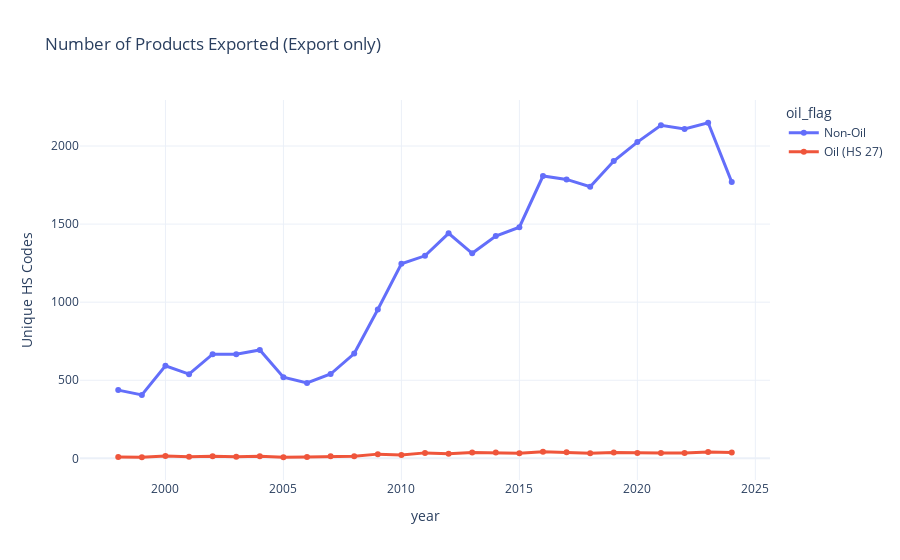

Source (notebook cell):
### Markdown cell above
## 13) Chart — Number of Exported Products (Export only)

### Code cell
exp_only = df[df["trade_type"]=="Export"]
counts = (exp_only[exp_only["value_omr"]>0]
          .groupby(["year","oil_flag"])["hs_code"].nunique()
          .reset_index())

fig4 = px.line(counts, x="year", y="hs_code", color="oil_flag",
               markers=True, title="Number of Products Exported (Export only)")
fig4.update_traces(line=dict(width=3))
fig4.update_layout(template="plotly_white", yaxis_title="Unique HS Codes")
fig4.show()

### Figure 1 — Plotly figure (JSON) as saved in the notebook; plotly's stock layout.template omitted (floating-point values rounded to 4 significant figures)
{"data": [{"hovertemplate": "oil_flag=Non‑Oil<br>year=%{x}<br>hs_code=%{y}<extra></extra>", "legendgroup": "Non‑Oil", "line": {"color": "#636efa", "dash": "solid", "width": 3}, "marker": {"symbol": "circle"}, "mode": "lines+markers", "name": "Non‑Oil", "orientation": "v", "showlegend": true, "type": "scatter", "x": [1998, 1999, 2000, 2001, 2002, 2003, 2004, 2005, 2006, 2007, 2008, 2009, 2010, 2011, 2012, 2013, 2014, 2015, 2016, 2017, 2018, 2019, 2020, 2021, 2022, 2023, 2024], "xaxis": "x", "y": [437, 406, 593, 539, 667, 667, 694, 520, 483, 540, 671, 953, 1246, 1297, 1441, 1313, 1424, 1480, 1808, 1786, 1739, 1904, 2025, 2133, 2109, 2149, 1769], "yaxis": "y"}, {"hovertemplate": "oil_flag=Oil (HS 27)<br>year=%{x}<br>hs_code=%{y}<extra></extra>", "legendgroup": "Oil (HS 27)", "line": {"color": "#EF553B", "dash": "solid", "width": 3}, "marker": {"symbol": "circle"}, "mode": "lines+markers", "name": "Oil (HS 27)", "orientation": "v", "showlegend": true, "type": "scatter", "x": [1998, 1999, 2000, 2001, 2002, 2003, 2004, 2005, 2006, 2007, 2008, 2009, 2010, 2011, 2012, 2013, 2014, 2015, 2016, 2017, 2018, 2019, 2020, 2021, 2022, 2023, 2024], "xaxis": "x", "y": [8, 7, 15, 11, 14, 10, 14, 7, 8, 13, 14, 27, 22, 35, 30, 38, 37, 32, 42, 39, 32, 37, 34, 35, 35, 40, 37], "yaxis": "y"}], "layout": {"legend": {"title": {"text": "oil_flag"}, "tracegroupgap": 0}, "title": {"text": "Number of Products Exported (Export only)"}, "xaxis": {"anchor": "y", "domain": [0, 1], "title": {"text": "year"}}, "yaxis": {"anchor": "x", "domain": [0, 1], "title": {"text": "Unique HS Codes"}}}}
